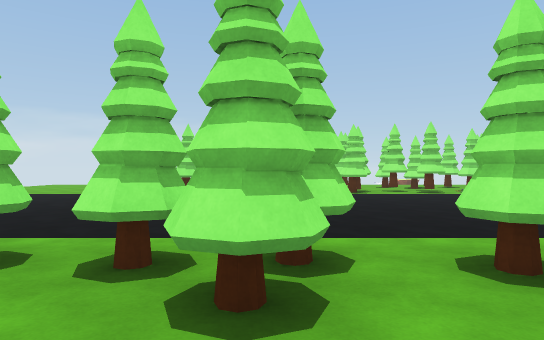
View 1 (above)

23 first-person views from a walk through a scene from a Unity 3-D project. The camera is 1.4 m above the floor, looks level and sees 75° across. The floor is counted in squares, 2 m on a side. Each view is taken from the middle of a square. On the plan, view 1 faces up. The plan holds only what a view shows up to about 11 squares ahead; the rest is blank. The place goes on beyond the plan. Surface patterns are stand-ins for the level's own textures.

View 2
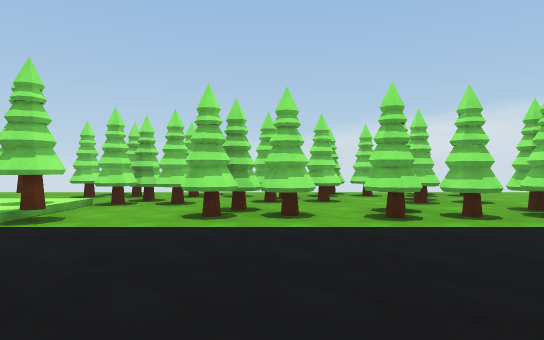

View 3
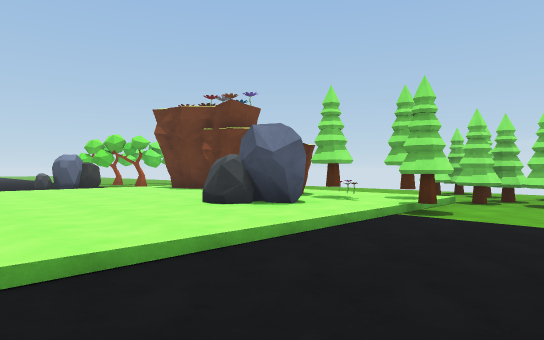

View 4
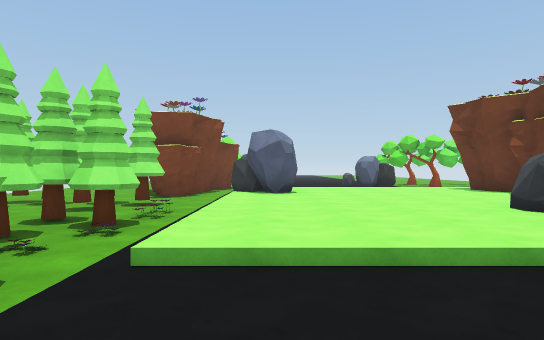

View 5
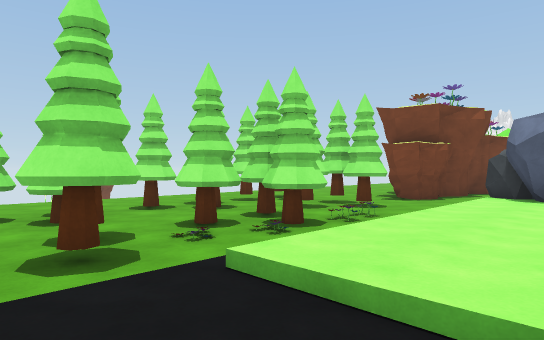

View 6
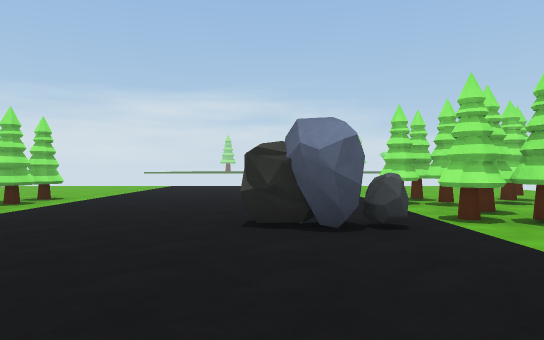

View 7
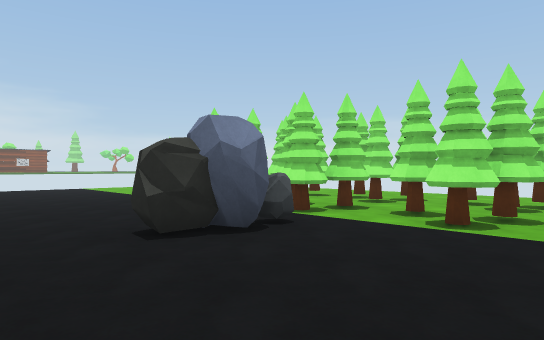

View 8
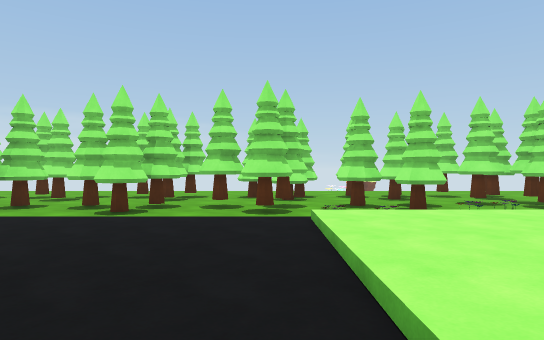

View 9
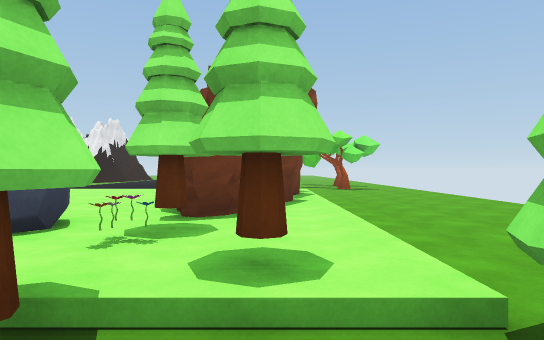

View 10
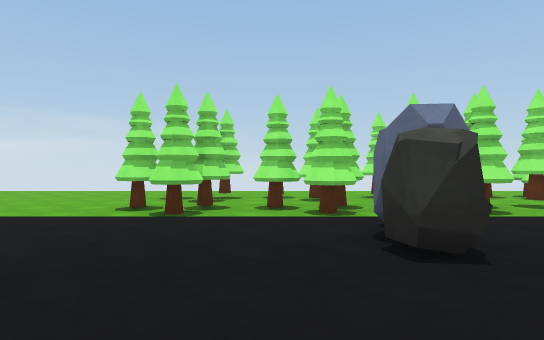

View 11
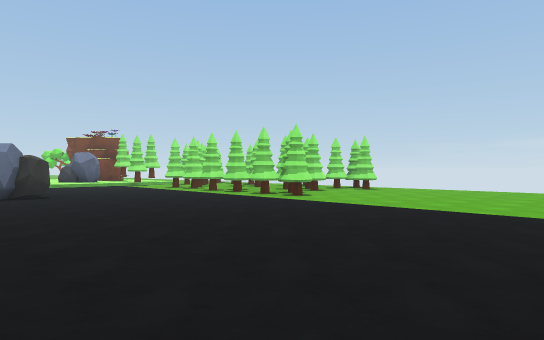

View 12
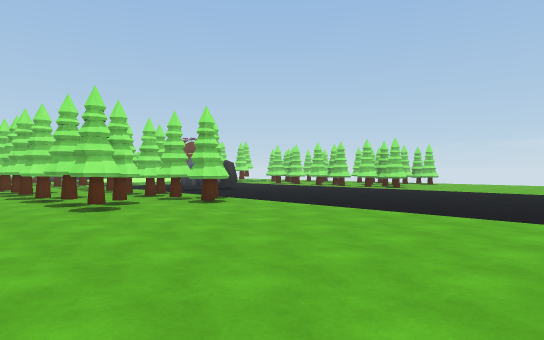

View 13
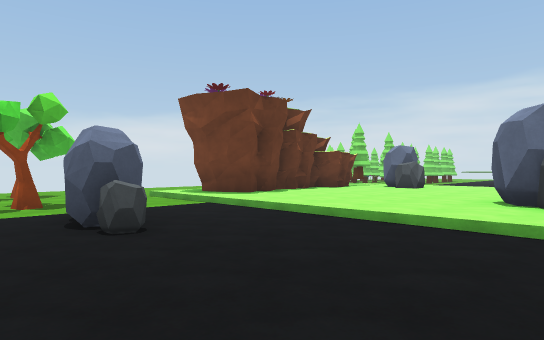

View 14
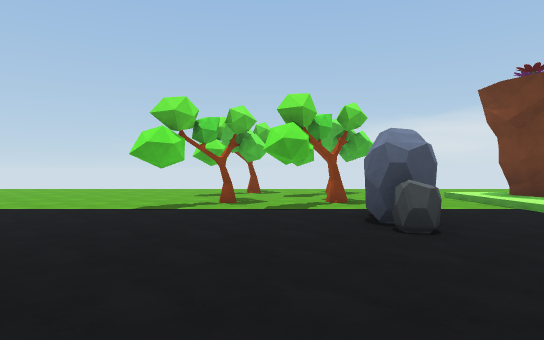

View 15
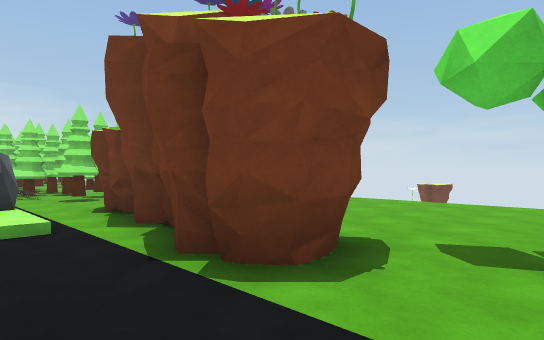

View 16
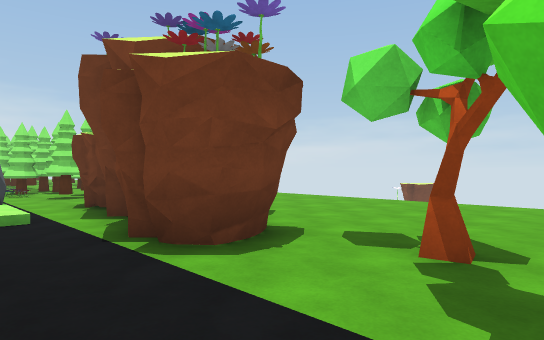

View 17
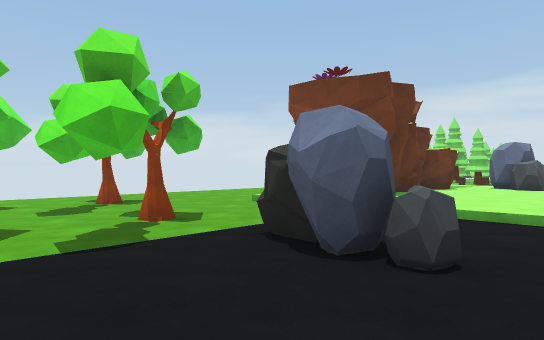

View 18
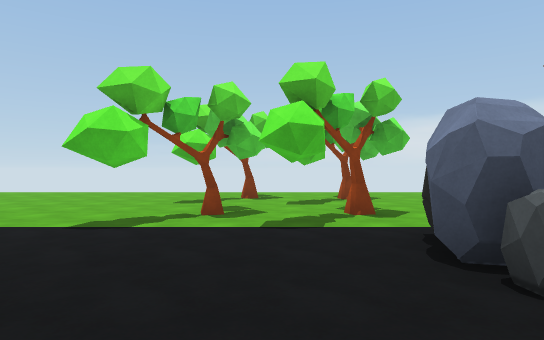

View 19
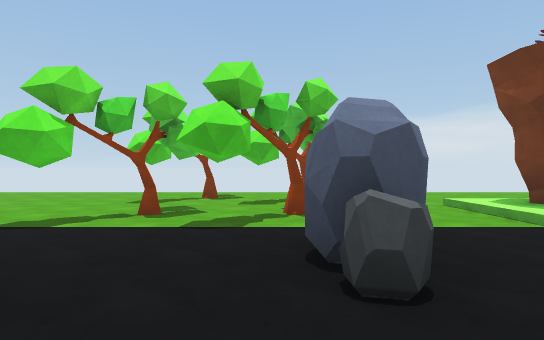

View 20
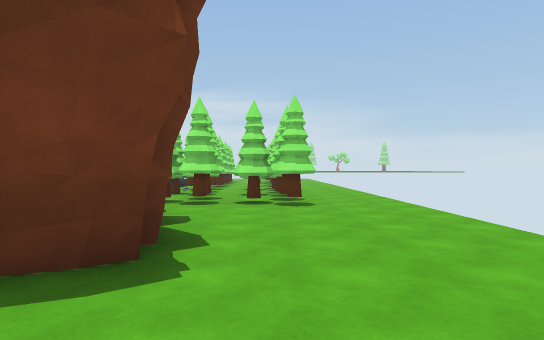

View 21
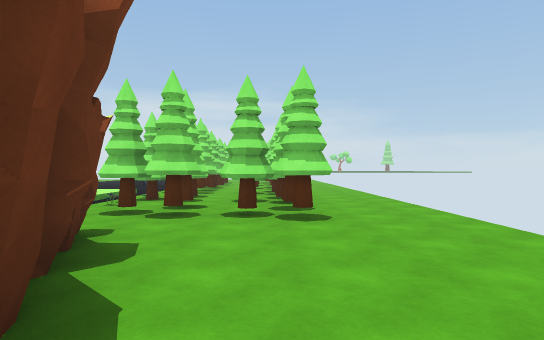

View 22
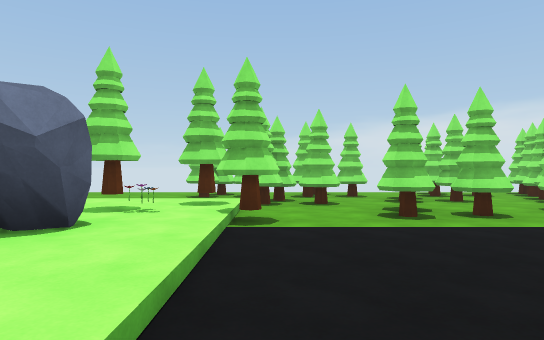

View 23
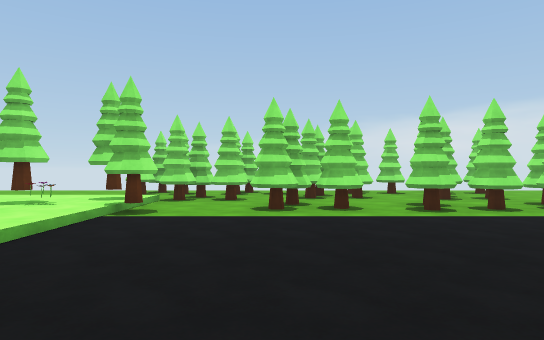

### Floor plan
Key: @ floor where view 1 was taken; # wall or solid block; x gap in a wall; . main floor; : floor 0.25 m higher than the main floor; / step, stairs or slope; = window, fence, low wall or low ledge; T thing the floor can be seen under or through; O other object.
Columns run from 10 left of view 1 to 20 right of it. Each row starts with its distance up from view 1.
 16 ..............................
 15  .............................
 14 .......####.##TTTTTTTT........
 13 .......##=#..#=TT=TTT....#.....
 12 .......####.#TTTTTTTTx######.#.
 11  ......##.#.##.# TTT...#####...
 10 ................///////x/.....
  9  .........##....::::::##:......
  8 ..........##....:::::::::......
  7 ................:::::::::......
  6 ................:::::::::..#...
  5  ...............:##::::::..#...
  4  ...............:#:::::::......
  3  ......#xx#.##.O:O######:.... .
  2  ......#..#.##..O::#####:...#.#
  1  .............TT/////////......
  0  .......##@##..T............ ..
 -1   ......#..####.##.........#...
 -2   .. ..##x##.##.##.............
 -3        ........................

Where each view was taken, in squares from view 1:
view 1: 0 up, 0 right, facing up
view 2: 8 up, 2 right, facing down
view 3: 9 up, 3 right, facing down-right
view 4: 9 up, 3 right, facing right
view 5: 8 up, 4 right, facing up-right
view 6: 8 up, 5 right, facing left
view 7: 6 up, 4 right, facing up-left
view 8: 5 up, 5 right, facing up
view 9: 2 up, 4 right, facing right
view 10: 5 up, 1 left, facing up
view 11: 10 up, 10 left, facing down-right
view 12: 16 up, 10 left, facing down-right
view 13: 10 up, 19 right, facing down-left
view 14: 10 up, 19 right, facing down
view 15: 9 up, 19 right, facing up-left
view 16: 9 up, 20 right, facing up-left
view 17: 7 up, 20 right, facing down-left
view 18: 8 up, 19 right, facing down
view 19: 8 up, 18 right, facing down
view 20: 14 up, 18 right, facing left
view 21: 14 up, 16 right, facing left
view 22: 8 up, 5 right, facing down
view 23: 9 up, 3 right, facing down
